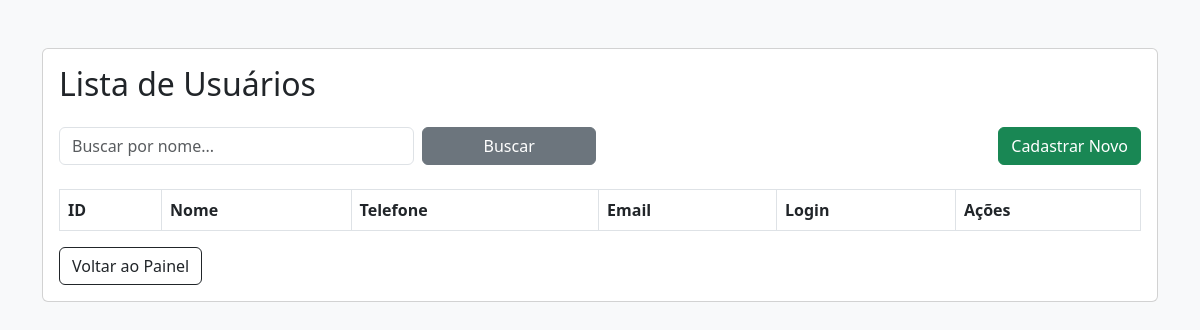
/usuario/UsuarioList.php, run on an earlier commit of the app's database.
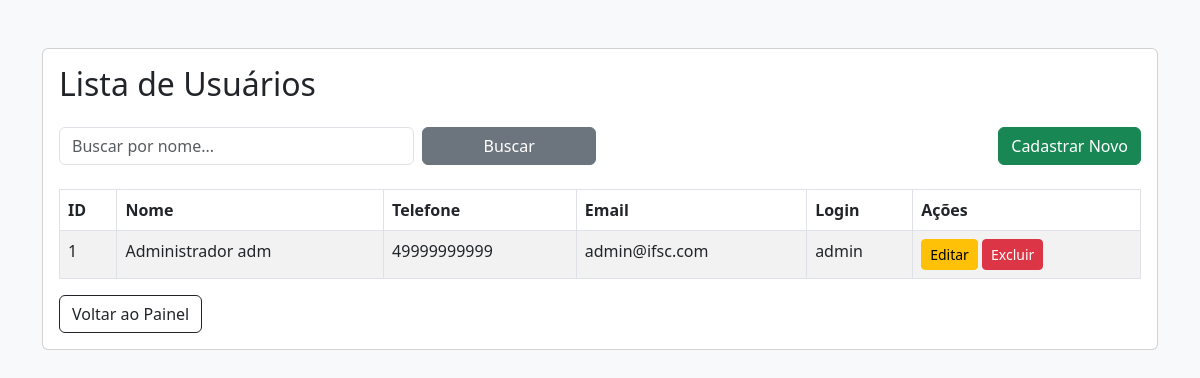
And on a later commit of the database.
### tables this page shows
CREATE TABLE IF NOT EXISTS usuario (
    id INT AUTO_INCREMENT PRIMARY KEY,
    nome VARCHAR(100) NOT NULL,
    sobrenome VARCHAR(100) NOT NULL,
    telefone VARCHAR(20) NOT NULL,
    email VARCHAR(100) NOT NULL,
    login VARCHAR(50) NOT NULL UNIQUE,
    senha VARCHAR(255) NOT NULL
);

### db.class.php (called while the page is built, shortened)
<?php
class db {
    private $host     = 'localhost';
    private $user     = 'root';
    private $password = '';
    private $port     = '3306';
    private $dbname   = 'db_pweb_pamelapaola_banco';
    private $table_name;
    private $conn;
    public function __construct($table_name)
    {
        $this->table_name = $table_name;
        $this->conn = $this->connect();
    }
    private function connect()
    {
        try {
            return new PDO(
                "mysql:host=$this->host;dbname=$this->dbname;port=$this->port;charset=utf8",
                $this->user,
                $this->password,
                [
                    PDO::ATTR_ERRMODE => PDO::ERRMODE_EXCEPTION,
                ]
            );
        } catch (PDOException $e) {
            die('Erro na conexão: ' . $e->getMessage());
        }
    }
    public function all(){
        $sql = "SELECT * FROM $this->table_name";
        $st = $this->conn->prepare($sql);
        $st->execute();
        return $st->fetchAll(PDO::FETCH_CLASS);
    }
}

### usuario/UsuarioList.php (the view, shortened to what this page needs)
<?php
require_once "../db.class.php";
$db = new db('usuario');
if (!empty($_POST['valor'])) {
    $dados_busca = [
        'tipo' => 'nome',
        'valor' => $_POST['valor']
    ];
    $lista = $db->search($dados_busca);
} else {
    $lista = $db->all();
}
?>
<!DOCTYPE html>
<html lang="pt-br">
<head>
    <link href="https://cdn.jsdelivr.net/npm/bootstrap@5.3.0/dist/css/bootstrap.min.css" rel="stylesheet">
</head>
<body class="bg-light">
<div class="container mt-5">
    <div class="card">
        <div class="card-body">
            <h2 class="mb-4">Lista de Usuários</h2>
            <form action="UsuarioList.php" method="post" class="row g-2 mb-4">
                <div class="col-md-4">
                    <input type="text" name="valor" class="form-control" placeholder="Buscar por nome...">
                </div>
                <div class="col-md-2">
                    <button type="submit" class="btn btn-secondary w-100">Buscar</button>
                </div>
                <div class="col-md-6 text-end">
                    <a href="UsuarioForm.php" class="btn btn-success">Cadastrar Novo</a>
                </div>
            </form>
            <table class="table table-bordered table-striped">
                <thead>
                    <tr>
                        <th>ID</th>
                        <th>Nome</th>
                        <th>Telefone</th>
                        <th>Email</th>
                        <th>Login</th>
                        <th>Ações</th>
                    </tr>
                </thead>
                <tbody>
                    <?php foreach ($lista as $item): ?>
                        <tr>
                            <td><?php echo $item->id; ?></td>
                            <td><?php echo $item->nome . " " . $item->sobrenome; ?></td>
                            <td><?php echo $item->telefone; ?></td>
                            <td><?php echo $item->email; ?></td>
                            <td><?php echo $item->login; ?></td>
                            <td>
                                <a href="UsuarioForm.php?id=<?php echo $item->id; ?>" class="btn btn-warning btn-sm">Editar</a>
                                <a href="UsuarioList.php?excluir_id=<?php echo $item->id; ?>" class="btn btn-danger btn-sm" onclick="return confirm('Quer mesmo deletar?')">Excluir</a>
                            </td>
                        </tr>
                    <?php endforeach; ?>
                </tbody>
            </table>
            <div class="mt-3">
                <a href="../index.php" class="btn btn-outline-dark">Voltar ao Painel</a>
            </div>
        </div>
    </div>
</div>
</body>
</html>

What changed in the data, as far as the page shows it:
added usuario: id "1", nome "Administrador", sobrenome "adm", telefone "49999999999", email "admin@ifsc.com", login "admin"
